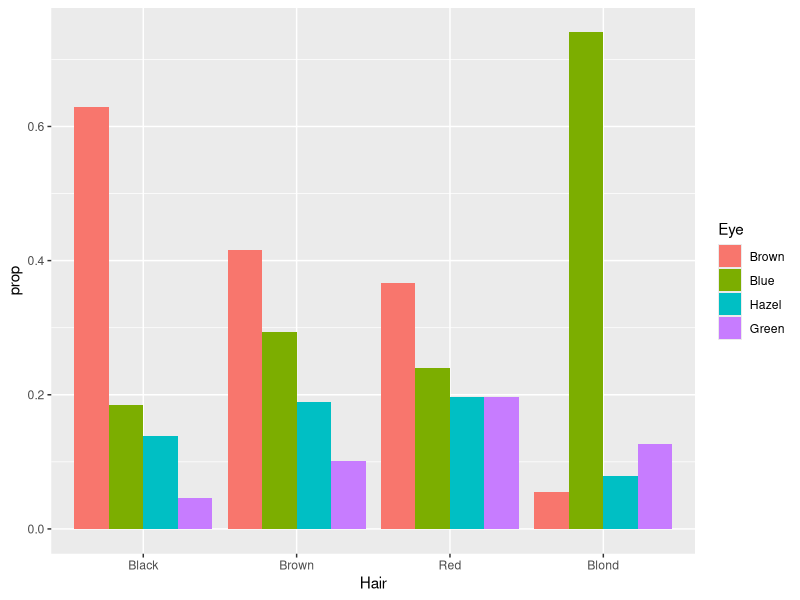
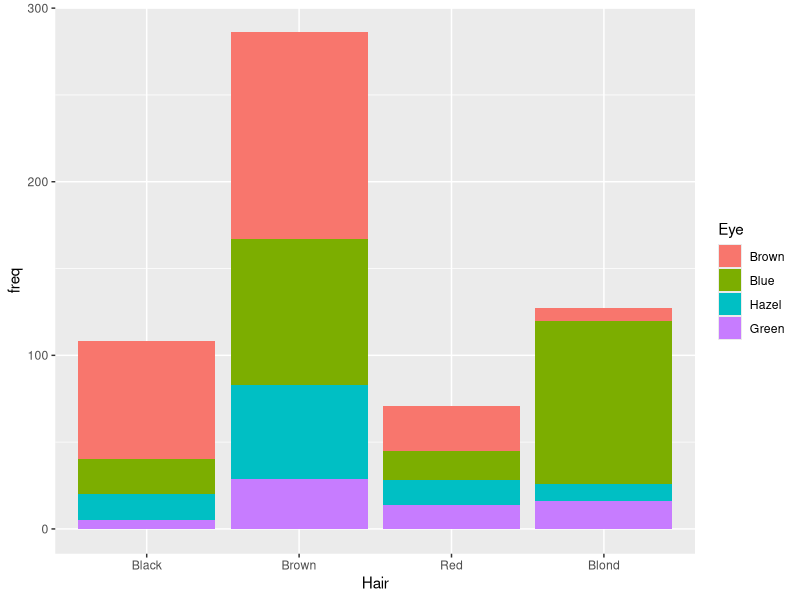
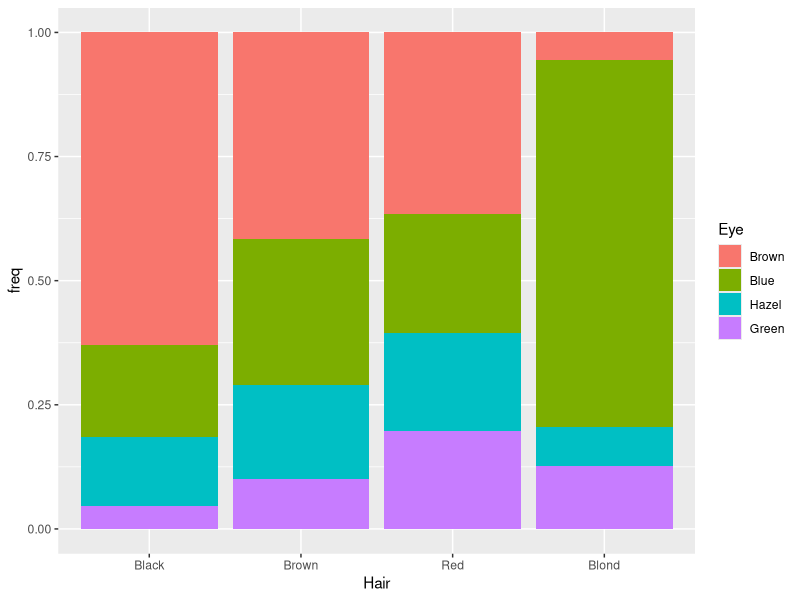
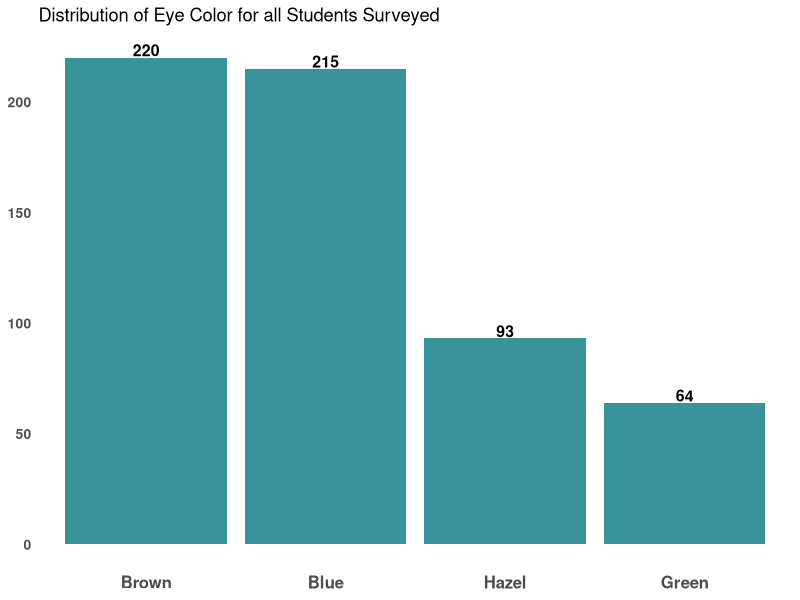
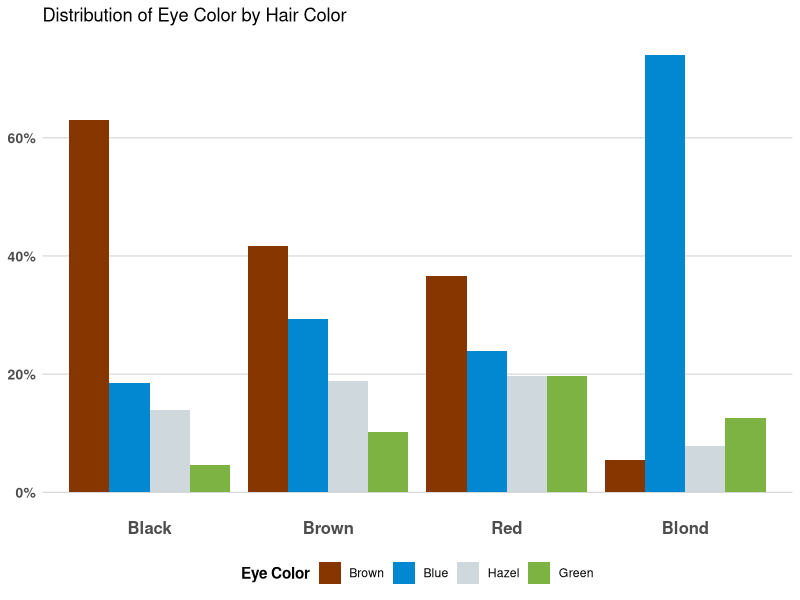
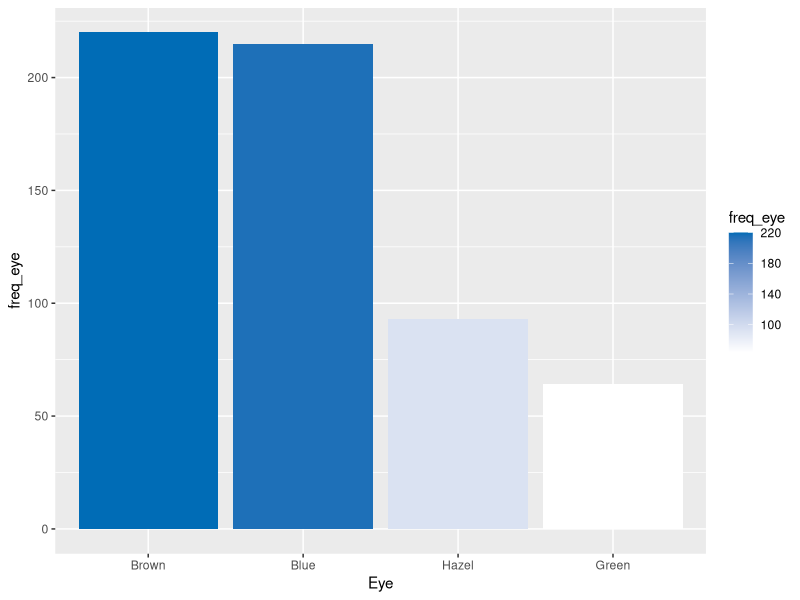
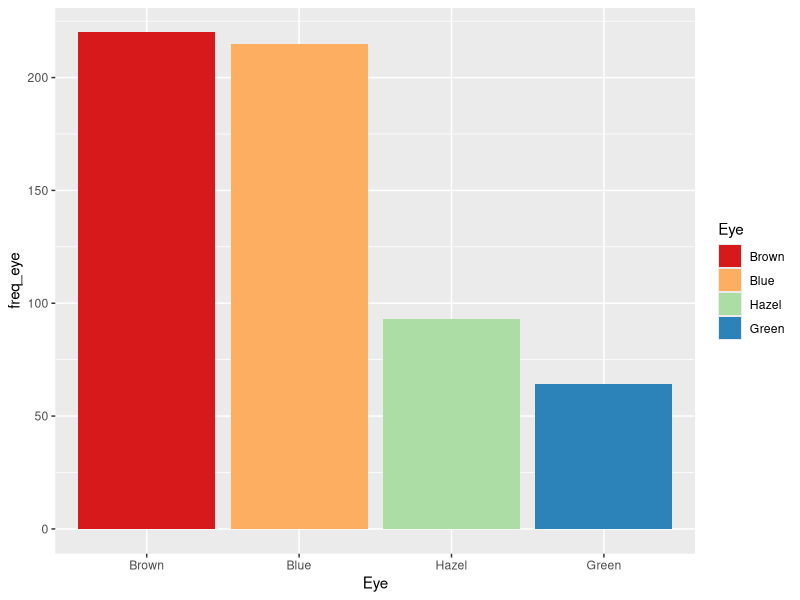
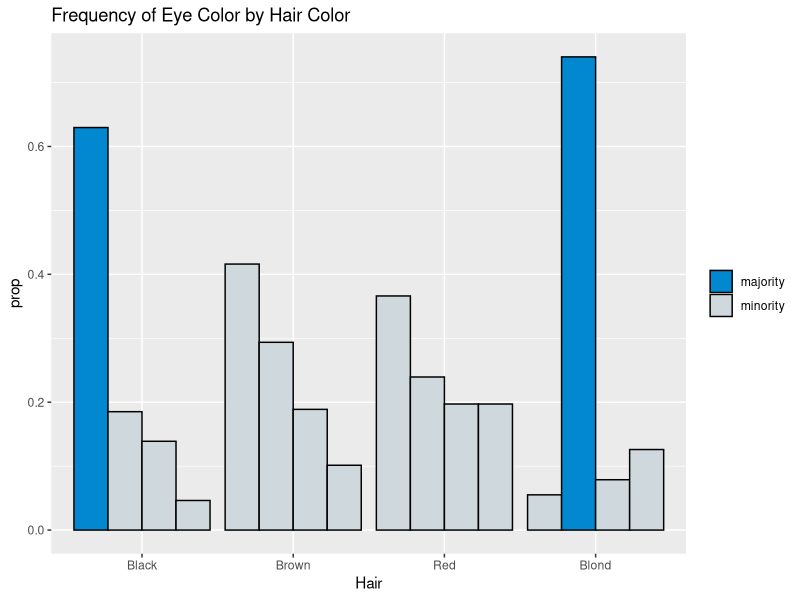

The R source for these figures, in order:
## ---- chunk 1
knitr::opts_chunk$set(
	echo = TRUE,
	message = FALSE,
	warning = FALSE,
	warn.conflicts = FALSE
)
## ---- chunk 2
library(dplyr)
library(ggplot2)
library(grid)
library(gridExtra)
## ---- chunk 3
# load data
data("HairEyeColor")

# reshape the data
hair_eye_freq <- HairEyeColor %>%
  data.frame() %>%
  group_by(Hair, Eye) %>%
  summarize(freq = sum(Freq),
            .groups = "keep") %>%
  ungroup() %>%
  group_by(Hair) %>%
  mutate(total = sum(freq),
         prop = freq/total) %>%
  ungroup() 

# look at the data
glimpse(hair_eye_freq)
## ---- chunk 4
hair_eye_freq %>% 
  ggplot(aes(x = Hair, 
             y = prop,
             fill = Eye)) +
  geom_bar(position = "dodge",
           stat = "identity")
## ---- chunk 5
hair_eye_freq %>% 
  ggplot(aes(x = Hair, 
             y = freq,
             fill = Eye)) +
  geom_bar(position = "stack",
           stat = "identity") 
## ---- chunk 6
hair_eye_freq %>% 
  ggplot(aes(x = Hair, 
             y = freq,
             fill = Eye)) +
  geom_bar(position = "fill",
           stat = "identity")
## ---- chunk 7
eye_overall <- hair_eye_freq %>%
  select(Eye, freq) %>%
  group_by(Eye) %>%
  summarize(freq_eye = sum(freq),
            .groups = "keep") %>%
  ungroup() 

eye_overall %>%
  ggplot(aes(x = Eye, 
             y = freq_eye)) +
  geom_bar(position = "dodge",
           stat = "identity",
           fill = "#38939b") +
        #   color = "black")  + 
  theme_minimal() + 
  theme(
    panel.grid.minor = element_blank(),
    panel.grid.major.x = element_blank(),
    panel.grid.major.y = element_blank(),
    axis.title = element_blank(),
    axis.text = element_text(face = "bold"),
    legend.title = element_text(face = "bold"),
    axis.text.x = element_text(size = 12),
    axis.text.y = element_text(size = 10)
  ) + 
  geom_text(aes(x = Eye, 
                y = freq_eye,
                label = freq_eye),
    vjust = -0.1, fontface = "bold", color = "black", size = 4) +
  labs(title = "Distribution of Eye Color for all Students Surveyed")
## ---- chunk 8
hair_eye_freq %>% 
  ggplot(aes(x = Hair, 
             y = prop,
             fill = Eye)) +
  geom_bar(position = "dodge",
           stat = "identity") + 
  scale_fill_manual(values = c("Brown" = "#873600",
                               "Blue" = "#0288D1",
                               "Hazel" = "#CFD8DC",
                               "Green" = "#7CB342"),
                    name = "Eye Color") + 
  scale_y_continuous(labels = scales::percent_format(accuracy = 1)) +
  theme_minimal() + 
  theme(
    legend.position = "bottom",
    panel.grid.minor = element_blank(),
    panel.grid.major.x = element_blank(),
    panel.grid.major.y = element_line(size = 0.25, color = "gray"),
    axis.title = element_blank(),
    axis.text = element_text(face = "bold"),
    legend.title = element_text(face = "bold"),
    axis.text.x = element_text(size = 12),
    axis.text.y = element_text(size = 10)
  ) + 
  labs(title = "Distribution of Eye Color by Hair Color") +
  xlab("Hair Color") 
## ---- chunk 9

### fill by frequency ----
eye_overall %>%
  ggplot(aes(x = Eye, 
             y = freq_eye,
             fill = freq_eye)) +
  geom_bar(position = "dodge",
           stat = "identity") + 
  scale_fill_gradient(low = "white", high = "#006cb6")

### fill with a palette ----
eye_overall %>%
  ggplot(aes(x = Eye, 
             y = freq_eye,
             fill = Eye)) +
  geom_bar(position = "dodge",
           stat = "identity") + 
  scale_fill_brewer(palette = "Spectral")

### color based on values ---- 
hair_eye_freq %>%
  mutate(maj = case_when(prop > 0.5 ~ "majority",
                         TRUE ~ "minority")) %>%
  ggplot(aes(x = Hair, 
             y = prop,
             group = Eye,
             fill = maj)) +
  geom_bar(position = "dodge",
           stat = "identity",
           color = "black") +
  scale_fill_manual(values = c("majority" = "#0288D1",
                               "minority" = "#CFD8DC")) + 
  labs(title = "Frequency of Eye Color by Hair Color") + 
  theme(legend.title = element_blank())
